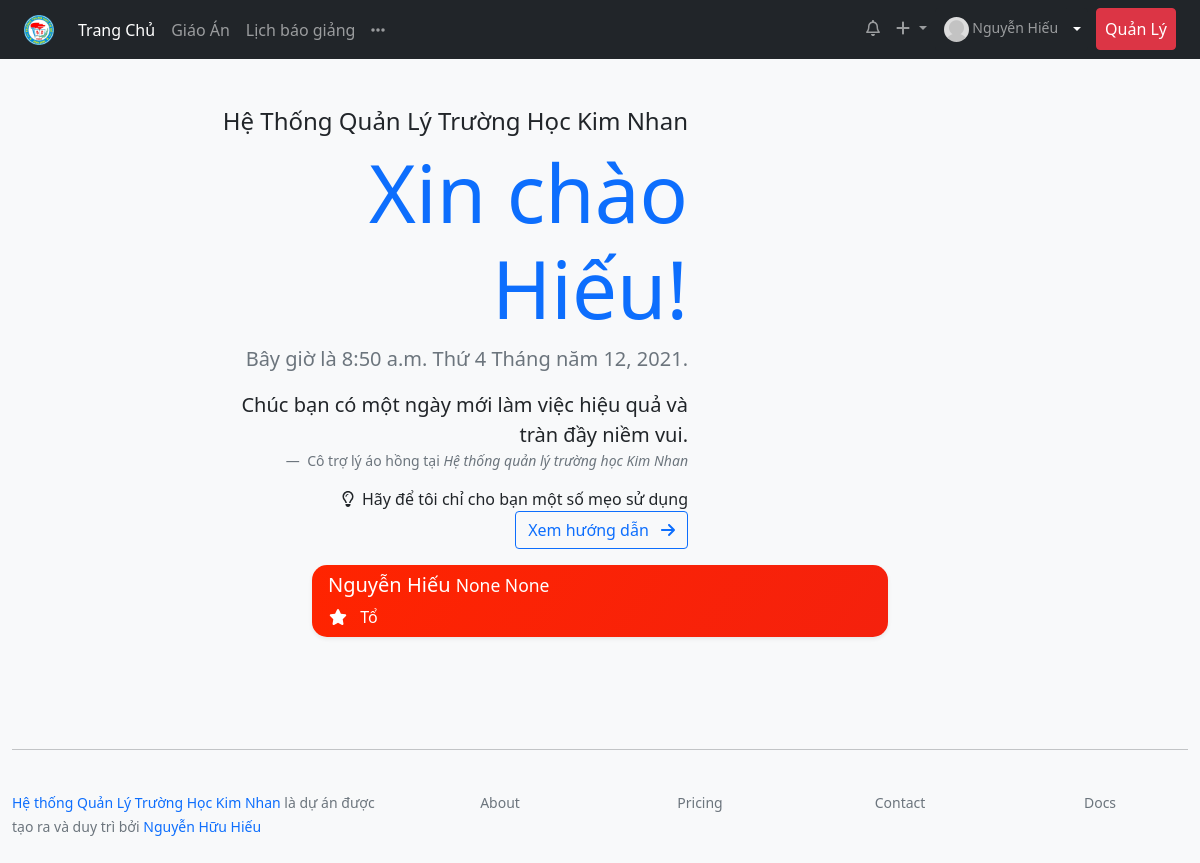
The app's page / (signed in) with its own data.
### lessonmanagement/models.py (models this page shows, shortened)
class Teacher(models.Model):
    user = models.OneToOneField(User, on_delete=models.SET_NULL, blank=True, null=True, verbose_name="Tài khoản đăng nhập", help_text="Tài khoản đăng nhập viết liền không dấu. Ví dụ: nhhieu. Viết tắt của Nguyễn Hữu Hiếu. Nếu trùng họ tên thì thêm số vào sau, ví dụ nhhieu2")
    firstname = models.CharField("Họ",max_length=20, blank=True)
    lastname = models.CharField("Tên", max_length=20, blank=True)
    zalo_number = models.DecimalField(verbose_name="Số điện thoại",help_text="Số điện thoại có đăng ký zalo, sử dụng để nhận thông báo từ ban giám hiệu", max_digits=12, decimal_places=0,null=True, blank=True)
    birth_date = models.DateField("Ngày sinh", null=True, blank=True)
    SEX_CHOICES = [
    ('male', 'Nam'),
    ('female', 'Nữ')
    ]
    sex = models.CharField(verbose_name="Giới tính", max_length=6, choices=SEX_CHOICES, null=True, blank=True)
    main_subject = models.ForeignKey("Subject",on_delete=models.SET_NULL,null=True,blank=True, verbose_name="Chuyên môn chính")
    EDUCATION_LEVEL_CHOICES = [
        ('inter', 'Trung Cấp'),
        ('college', 'Cao Đẳng'),
        ('university', 'Đại Học'),
        ('master', 'Thạc Sĩ')
    ]
    education_level = models.CharField(max_length=20, choices=EDUCATION_LEVEL_CHOICES, null=True, blank=True)
    is_work = models.BooleanField("Có đang công tác",default=True, help_text="Tích vào ô nếu đang công tác tại trường, bỏ tích nếu đã nghỉ hưu hoặc chuyển sang đơn vị khác")
    def user_directory_path(instance, filename):
        return 'user_{0}/{1}'.format(instance.user.id, filename)
    avatar = models.ImageField("Ảnh đại diện", help_text = "Ảnh nên được crop về ảnh vuông để đạt được độ thẩm mỹ cao nhất",upload_to = user_directory_path, blank = True, null = True)
    def full_name(self):
        return ('%s %s') % (self.firstname, self.lastname)
    class Meta:
        verbose_name = "Giáo viên"
        verbose_name_plural = "Giáo viên"
    def managers(self):
        managers = {}
        teacher = self.user.teacher.id
        subject_manager = SubjectTeacher.objects.filter(teacher=teacher).filter(is_active = True)
        if subject_manager:
            subject_manager = subject_manager.latest('-id')
            managers['subject'] = subject_manager
        group_manager = GroupSubjectManager.objects.filter(teacher=teacher).filter(is_active=True)
        if group_manager:
            group_manager = group_manager.latest('-id')
            managers['group'] = group_manager
        school_manager = SchoolManager.objects.filter(teacher=teacher).filter(is_active=True)
        if school_manager:
            school_manager = school_manager.latest('-id')
            managers['school'] = school_manager
        classyear_manager = ClassyearManager.objects.filter(teacher=teacher).filter(is_active=True)
        if classyear_manager:
            classyear_manager = classyear_manager.latest('-id')
            managers['class'] = classyear_manager
        return managers

### lessonmanagement/views.py (the view)
# urls.py: path('', views.index, name="index"),
@login_required
def index(request):
    try:
        teacher = request.user.teacher
        news = News.objects.order_by('-upload_time')[:5].annotate(Count('viewer'))
        countlesson = Lesson.objects.filter(teacher=teacher.id).count()
        page_title = 'Trang chủ'
        context = {'page_title': page_title }
        if countlesson:
            context['countlesson'] = countlesson
        if news:
            context['news'] = news
        return render(request, 'index.html', context)
    except:
        return redirect('create_profile')

### lessonmanagement/templates/index.html (shortened to what this page needs)
{% extends 'base.html' %}
{% load static %}
{% block content %}
{% with teacher=request.user.teacher %}
{% include 'home/banner.html' %}
<div class="row justify-content-center">
  <div class="col-lg-6">
    {% include 'home/profile.html' %}
</div>
</div>
{% endwith %}
{% endblock %}

### lessonmanagement/templates/topnav.html (shortened to what this page needs)
      {% load static %}
      <nav class="navbar navbar-expand-lg navbar-dark bg-dark  ">
        <div class="container-fluid px-lg-4">
          <a class="navbar-brand" href="{% url 'index' %}"><img src="{% static 'imgs/logo_thcsanhson.png'%}" alt="" height="30px"></a>
          <div class="collapse navbar-collapse" id="navbarSupportedContent">
            <ul class="navbar-nav me-auto mb-2 mb-lg-0">
              <li class="nav-item">
                <a class="nav-link {% if request.path == '/' %} active {% endif %}" aria-current="page" href="{% url 'index' %}">Trang Chủ</a>
              </li>
              <li class="nav-item">
                <a class="nav-link {% if 'lesson' in request.path %} active {% endif %}" href="{% url 'lessondashboard' %}">Giáo Án</a>
              </li>
              <li class="nav-item ">
                {% now 'W' as w %}
                {% now 'Y' as y %}
                <a class="nav-link {% if 'schedule' in request.path %} active {% endif %}" href="{% url 'schedule' y w %}">
                  Lịch báo giảng
                </a>
              </li>
              <li class="nav-item dropdown">
                <a class="nav-link" href="#" id="navbarDropdown" role="button" data-bs-toggle="dropdown" aria-expanded="false">
                  <i class="fas fa-ellipsis-h"></i>
                </a>
              </li>
            </ul>
            <ul class="navbar-nav  mb-2 mb-lg-0">
              <li class="nav-item">
                <a class="nav-link"  href="#"><i class="far fa-bell"></i></a>
              </li>
              <li class="nav-item dropdown">
                <a class="nav-link dropdown-toggle" href="#" id="navbarDropdown" role="button" data-bs-toggle="dropdown" aria-expanded="false">
                  <i class="fas fa-plus"></i>
                </a>
              </li>
              <li class="nav-item">
                <div class="btn-group">
                  {% if request.path == '/profile/' %}
                  <a href="{% url 'profile' %}" class="nav-link btn btn-light text-dark btn-sm">
                    <img src="
                    {% if request.user.teacher.avatar %}
                    {{ request.user.teacher.avatar.url }}
                    {% else %}
                    {% static 'imgs/no-avatar.png' %}
                    {% endif %}
                    " class="rounded-circle" alt="" height="25px">
                    {{ request.user.teacher.full_name }}
                  </a>
                  <button type="button" class="btn  btn-sm btn-light text-dark dropdown-toggle dropdown-toggle-split" data-bs-toggle="dropdown" aria-expanded="false">
                    <span class="visually-hidden">Toggle Dropdown</span>
                  </button>
                  {% else %}
                  <a href="{% url 'profile' %}" class="nav-link btn btn-dark btn-sm">
                    <img src="
                    {% if request.user.teacher.avatar %}
                    {{ request.user.teacher.avatar.url }}
                    {% else %}
                    {% static 'imgs/no-avatar.png' %}
                    {% endif %}
                    " class="rounded-circle" alt="" height="25px">
                    {{ request.user.teacher.full_name }}
                  </a>
                  <button type="button" class="btn  btn-sm btn-dark dropdown-toggle dropdown-toggle-split" data-bs-toggle="dropdown" aria-expanded="false">
                  </button>
                  {% endif %}
                </div>
              </li>
              {% if request.user.is_staff %}
              <li class="nav-item ms-2">
                <a href="{% url 'admin:index' %}" class="nav-link btn btn-danger text-white">
               Quản Lý
                </a>
              </li>
              {% endif %}
            </ul>
          </div>
        </div>
      </nav>

### lessonmanagement/templates/home/banner.html (shortened to what this page needs)
{% load static %}
<div class="row mt-5  align-items-end">
    <div class="col-lg-5 text-end pb-3">
        <h4 >Hệ Thống Quản Lý Trường Học Kim Nhan</h4>
        <h1 class="display-1 text-primary">Xin chào {{ request.user.teacher.lastname }}!</h1>
        <p class="lead text-muted">Bây giờ là {% now 'P' %} {% now 'D' %} {% now "DATE_FORMAT" %}.</p>
        <figure class="text-end">
            <blockquote class="blockquote">
                {% now "H" as current_hour %}
                {% if current_hour|add:0 < 12 %}
                Chúc bạn có một ngày mới làm việc hiệu quả và tràn đầy niềm vui.
                {% elif current_hour|add:0 < 18 %}
                Nhiệt độ đang nóng lên, hãy nhớ uống đủ nước để cơ thể luôn khỏe mạnh nhé.
                {% else %}
                Đừng làm việc quá sức nhé, chúc bạn có một đêm ngon giấc.
                {% endif %}
            </blockquote>
            <figcaption class="blockquote-footer">
          Cô trợ lý áo hồng tại  <cite title="Source Title">Hệ thống quản lý trường học Kim Nhan</cite>
            </figcaption>
          </figure>
          <i class="far fa-lightbulb me-1"></i> Hãy để tôi chỉ cho bạn một số mẹo sử dụng
          <button class="btn btn btn-outline-primary ms-2">Xem hướng dẫn <i class="fas fa-arrow-right ms-2"></i></button>
    </div>
    <div class="col-2 d-none d-lg-block">
    </div>
</div>

### lessonmanagement/templates/home/profile.html (shortened to what this page needs)
<div class="row justify-content-center mb-5">
    <div class="col-lg-12 ">
        <div class="card border-0 rounded-15 shadow-sm rainbow text-white" >
        <div class="row g-0">
            <div class="col d-flex align-items-center py-2 ">
            <div class="card-body py-0 ">
                <h5 class="card-title " ><a href="{% url 'profile' %}" class="text-decoration-none text-white">{{ teacher.full_name }} </a>  <small> {{ teacher.get_education_level_display }} {{ teacher.main_subject }}</small></h5>
                <div class="card-text m-0 pb-0">
                <ul class="list-unstyled text-white  m-0">
                    <li>
                        <i class="fas fa-star fa-fw me-2"></i><a href="#" class="text-decoration-none text-white"> Tổ </a> </li>
                </ul>
                </div>
            </div>
            </div>
        </div>
        </div>
    </div>
</div>

### lessonmanagement/static/css/style.css (style rules this page uses)
.rounded-15 { -webkit-border-radius: 15px; -moz-border-radius: 15px; border-radius: 15px; }
.rainbow { background: linear-gradient(124deg, #ff2400, #e81d1d, #e8b71d, #e3e81d, #1de840, #1ddde8, #2b1de8, #dd00f3, #dd00f3); background-size: 1800% 1800%; -webkit-animation: rainbow 18s ease infinite; -z-animation: rainbow 18s ease infinite; -o-animation: rainbow 18s ease infinite; animation: rainbow 18s ease infinite; }

### records on screen
Teacher: full_name "Nguyễn Hiếu", education_level "None", main_subject "None"

### other values on screen
{{ request.user.teacher.full_name }} "Nguyễn Hiếu"
{{ request.user.teacher.lastname }} "Hiếu"
